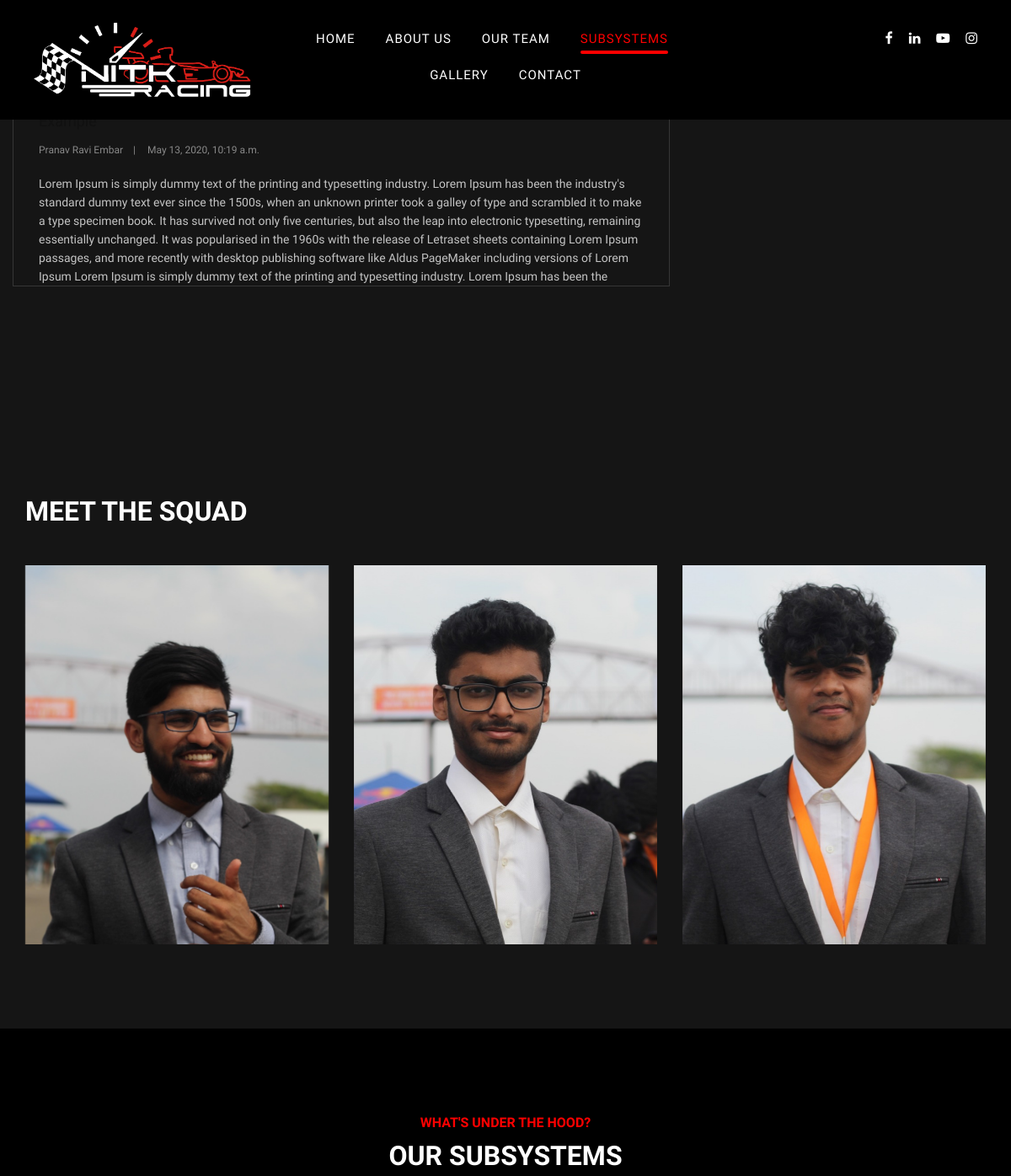
/marketing/ (upper part), run on an earlier commit of the app's database.
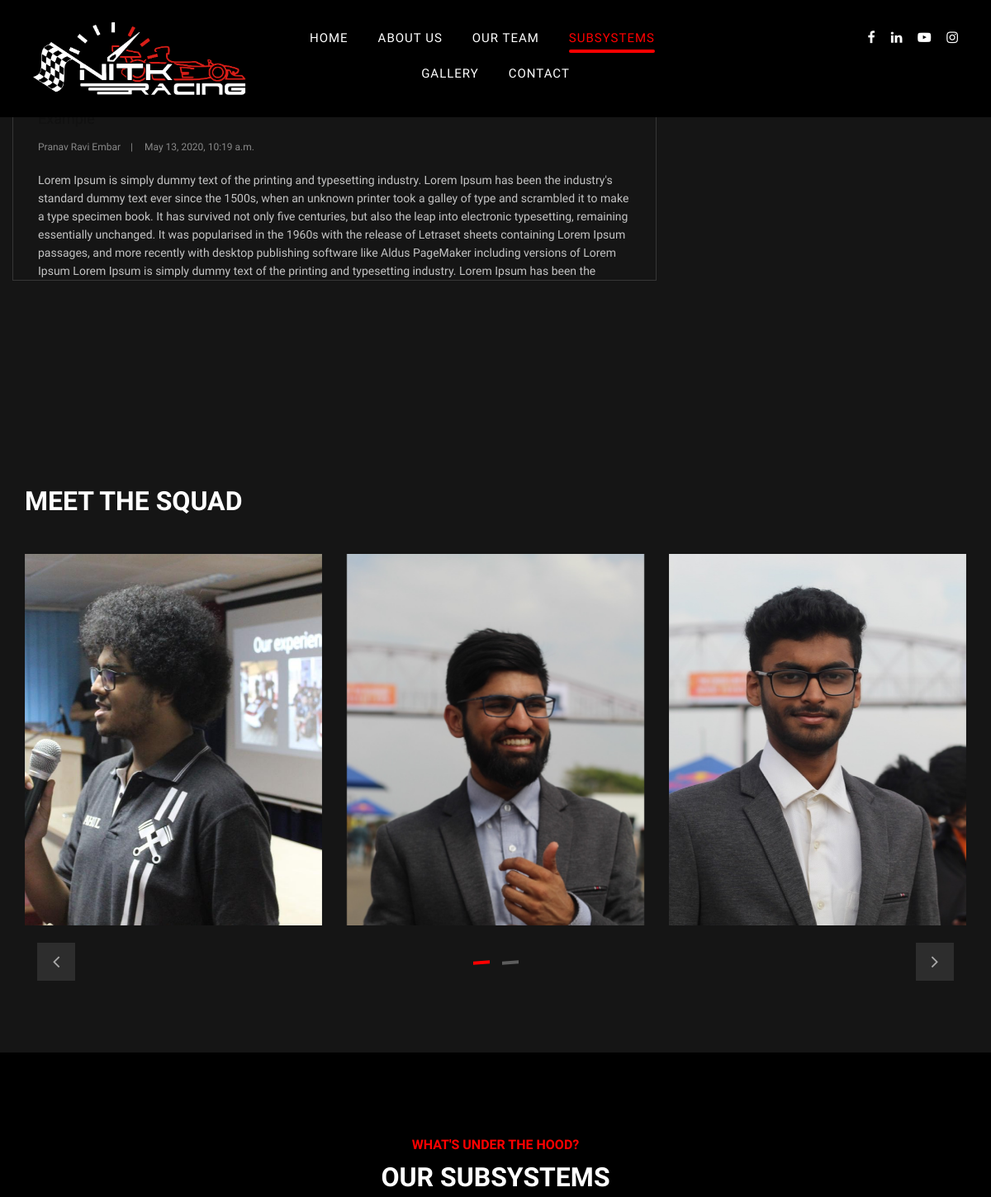
And on a later commit of the database.
### mysite/models.py (models this page shows, shortened)
class Blog(models.Model):
    title = models.CharField(max_length=200, unique=True)
    blog_filter = models.IntegerField(default=0, choices=[(1, 'AERO'), (2, 'VD'), (3, 'PWR'), (4, 'ELEC'), (6, 'MEDIA'),
                                                          (5, 'MARKETING')]
                                      )
    author = models.ForeignKey(Member, on_delete=models.CASCADE, related_name='blog_posts')
    updated_on = models.DateTimeField(auto_now=True)
    content = models.TextField()
    created_on = models.DateTimeField(auto_now_add=True)
    class Meta:
        ordering = ['-created_on']

class Member(models.Model):
    CHOICES = [(1, 'AERO'), (2, 'VD'), (3, 'PWR'), (4, 'ELEC'), (6, 'MEDIA'), (5, 'MARKETING')]
    roll_number = models.CharField(max_length=8, primary_key=True)
    priority = models.IntegerField(default=5,unique=False,choices=[(0,'cap'),(1,'op'),(2,'tech head'),(3,'subsytem head'),(4,'media/marketing'),(5,'other')])
    sig = models.IntegerField(default=0, choices=CHOICES)
    writeup = models.CharField(max_length=144, blank=True)
    member_name = models.CharField(max_length=50)
    post = models.CharField(max_length=300)
    insta = models.URLField(default="")
    linkdin = models.URLField(default="")
    email = models.EmailField(blank=True)
    member_img = models.ImageField(upload_to='images/members')
    sig_head = models.BooleanField(default=False)
    class Meta:
        ordering = ['priority']
    def __str__(self):
        return self.member_name

### mysite/views.py (the view)
# urls.py: path('marketing/', views.marketing, name='marketing'),
def marketing(request):
    sponsors_list = Sponsor.objects.all()
    full_member_list = Member.objects.filter(sig=5)
    blog_list = Blog.objects.filter(blog_filter=5)
    banners_list = Banner.objects.filter(page_to_display=9)
    context = {'full_member_list': full_member_list,
               'banners_list': banners_list,
               'blog_list': blog_list,
               'sponsors_list': sponsors_list
               }
    return render(request, 'marketing.html', context=context)

### mysite/templates/marketing.html (shortened to what this page needs)
<!DOCTYPE html>
<html lang="zxx">
<head>
    {% load static %}
    <link rel="stylesheet" href="{% static 'css/bootstrap.min.css' %}" type="text/css">
    <link rel="stylesheet" href="{% static 'css/font-awesome.min.css' %}" type="text/css">
    <link rel="stylesheet" href="{% static 'css/flaticon.css' %}" type="text/css">
    <link rel="stylesheet" href="{% static 'css/owl.carousel.min.css' %}" type="text/css">
    <link rel="stylesheet" href="{% static 'css/barfiller.css' %}" type="text/css">
    <link rel="stylesheet" href="{% static 'css/magnific-popup.css' %}" type="text/css">
    <link rel="stylesheet" href="{% static 'css/slicknav.min.css' %}" type="text/css">
    <link rel="stylesheet" href="{% static 'css/style.css' %}" type="text/css">
</head>
<body>
<header class="header-section">
    <div class="container-fluid">
        <div class="row">
            <div class="col-lg-3">
                <div class="logo">
                    <a href="../">
                        <img src="{% static 'img/logo.png' %}" alt="">
                    </a>
                </div>
            </div>
            <div class="col-lg-6">
                <nav class="nav-menu">
                    <ul>
                        <li><a href="../index">Home</a></li>
                        <li><a href="../about">About Us</a></li>
                        <li><a href="../team">Our Team</a></li>
                        <li class="active"><a href="#">Subsystems</a>
                        </li>
                        <li><a href="../gallery">Gallery</a></li>
                        <li><a href="../contact">Contact</a></li>
                    </ul>
                </nav>
            </div>
            <div class="col-lg-3">
                <div class="top-option">
                    <div class="to-social">
                        <a href="https://www.facebook.com/nitkracing"><i class="fa fa-facebook"></i></a>
                        <a href="https://www.linkedin.com/company/nitk-racing"><i class="fa fa-linkedin"></i></a>
                        <a href="https://www.youtube.com/channel/UCboCcz11TdW0tMa_5n-eiyA"><i
                                class="fa fa-youtube-play"></i></a>
                        <a href="https://www.instagram.com/nitkracing/"><i class="fa fa-instagram"></i></a>
                    </div>
                </div>
            </div>
        </div>
    </div>
</header>
<section class="blog-section spad">
    <div class="container">
        <div class="row">
            <div class="col-lg-8 p-0">
                <div class="blog-item">
                    {% for blog in blog_list %}
                        <div class="bi-text">
                            <h5>{{ blog.title }}</h5>
                            <ul>
                                <li>{{ blog.author }}</li>
                                <li>{{ blog.updated_on }}</li>
                            </ul>
                            <p>{{ blog.content }}</p>
                        </div>
                    {% endfor %}
                </div>
            </div>
        </div>
    </div>
</section>
<section class="team-section spad">
    <div class="container">
        <div class="row">
            <div class="col-lg-12">
                <div class="team-title">
                    <div class="section-title">
                        <h2>MEET THE SQUAD</h2>
                    </div>
                </div>
            </div>
        </div>
        <div class="row">
            <div class="ts-slider owl-carousel">
                {% for member in full_member_list %}
                    <div class="col-lg-4">
                        <div class="ts-item set-bg" data-setbg="{{ member.member_img.url }}">
                        </div>
                    </div>
                {% endfor %}
            </div>
        </div>
    </div>
</section>
<section class="choseus-section spad">
    <div class="row">
        <div class="col-lg-12">
            <div class="section-title">
                <span>What's under the hood?</span>
                <h2>OUR SUBSYSTEMS</h2>
            </div>
        </div>
    </div>
</section>
</body>
</html>

What changed in the data, as far as the page shows it:
no longer on this page (row unchanged): Member: shows a picture
now on this page (row edited): Member: shows a picture
